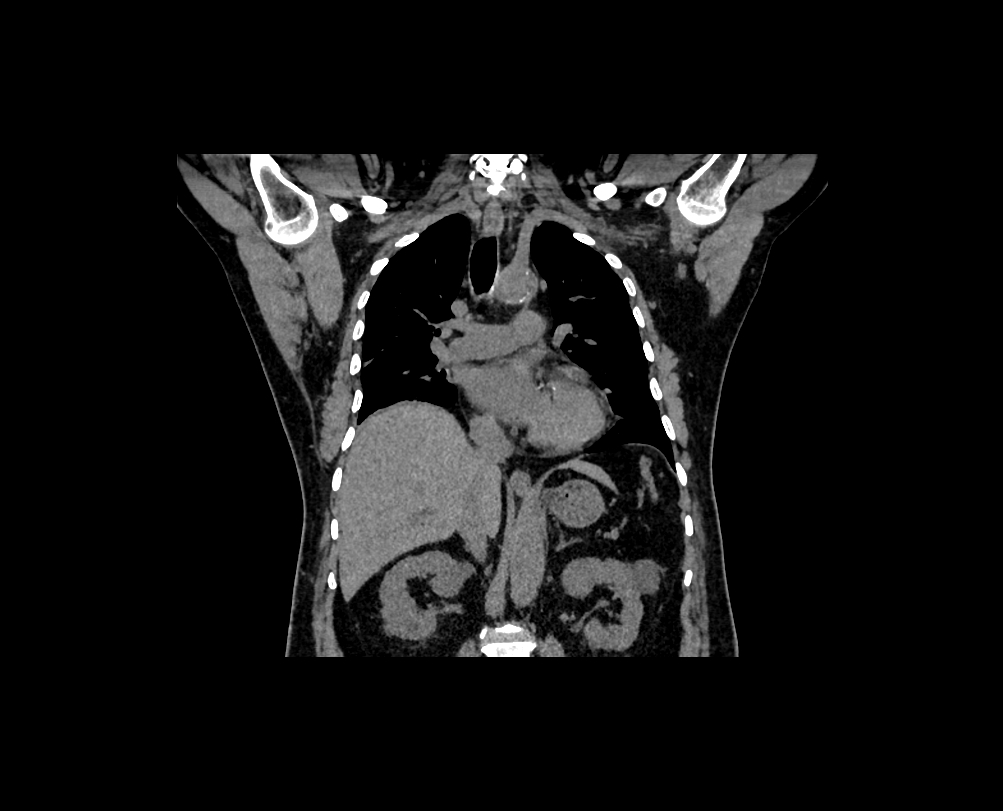
#> input picture data/CT-KIDNEY-DATASET-Normal-Cyst-Tumor-Stone/CT-KIDNEY-DATASET-Normal-Cyst-Tumor-Stone/CT-KIDNEY-DATASET-Normal-Cyst-Tumor-Stone/Cyst/Cyst- (2523).jpg, 1003 x 811 px, given in place of Normal, which was not available
$ python eda.py
#> lines starting #> are read from the running program, lines starting #| are printed output that depends on the picture
import pandas as pd
import matplotlib.pyplot as plt
import seaborn as sns
import os
from PIL import Image
import random
from sklearn.model_selection import train_test_split

# --- Configuration ---
# Make sure this path points to your dataset, just like in the training script
DATASET_PATH = os.path.join("data", "CT-KIDNEY-DATASET-Normal-Cyst-Tumor-Stone", "CT-KIDNEY-DATASET-Normal-Cyst-Tumor-Stone")

def create_dataframe(dataset_path):
    """Creates a pandas DataFrame of image paths and labels."""
    all_images = []
    all_labels = []

    for class_name in os.listdir(dataset_path):
        class_path = os.path.join(dataset_path, class_name)
        if os.path.isdir(class_path):
            for img_name in os.listdir(class_path):
                img_path = os.path.join(class_path, img_name)
                all_images.append(img_path)
                all_labels.append(class_name)

    return pd.DataFrame({"image": all_images, "label": all_labels})

def show_sample_images(df):
    """Displays one random sample image from each class."""
    print("[INFO] Displaying sample images from each class...")
    plt.figure(figsize=(15, 5))

    # Find the unique classes and get one sample from each
    unique_labels = df['label'].unique()
    for i, label in enumerate(unique_labels):
        sample_df = df[df['label'] == label].sample(1)
        image_path = sample_df['image'].iloc[0]
        image = Image.open(image_path)
#> image is the input picture: PIL image 1003x811 RGB; min 0, max 255, mean 21.4

        plt.subplot(1, len(unique_labels), i + 1)
        plt.imshow(image, cmap='gray')
        plt.title(f"Class: {label}")
        plt.axis('off')

    plt.suptitle("Sample Images from Each Class", fontsize=16)
    plt.tight_layout(rect=[0, 0.03, 1, 0.95])
    plt.show()

def plot_class_distribution(df, title):
    """Plots the class distribution of the entire dataset using a bar chart."""
    print(f"[INFO] Plotting: {title}")
    plt.figure(figsize=(10, 6))
    sns.countplot(x='label', data=df, order=df['label'].value_counts().index, palette='viridis')
    plt.title(title, fontsize=16)
    plt.xlabel("Class", fontsize=12)
    plt.ylabel("Number of Images", fontsize=12)
    plt.xticks(rotation=0)
    plt.show()
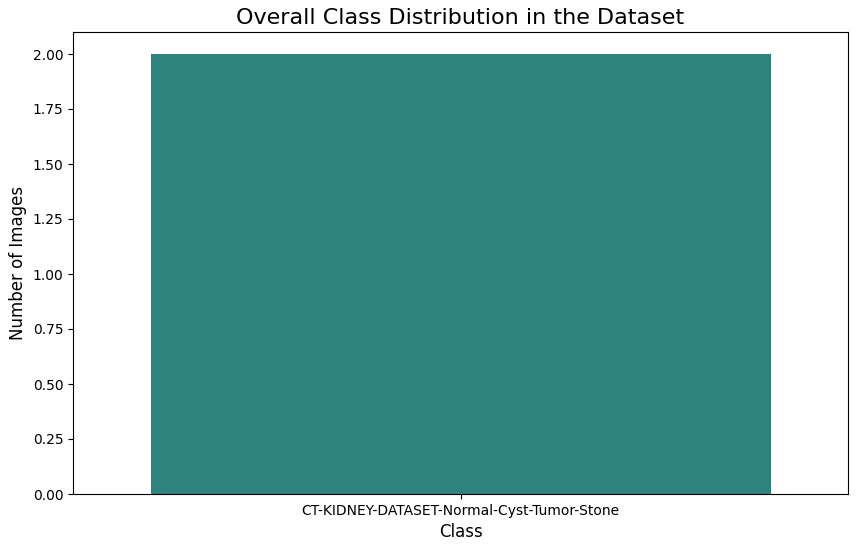
#> figure drawn by matplotlib, 1 panel


if __name__ == "__main__":
    # 1. Create the DataFrame from your dataset folder
    if not os.path.exists(DATASET_PATH):
        print(f"[ERROR] Dataset not found at '{DATASET_PATH}'. Please check the path.")
    else:
        main_df = create_dataframe(DATASET_PATH)
        print("Dataset Information:")
        print(main_df.info())
        print("\nValue Counts:")
        print(main_df['label'].value_counts())

        # 2. Show a random sample image from each class
        show_sample_images(main_df)

        # 3. Plot the overall class distribution
        plot_class_distribution(main_df, "Overall Class Distribution in the Dataset")

$ run again, on data/CT-KIDNEY-DATASET-Normal-Cyst-Tumor-Stone/CT-KIDNEY-DATASET-Normal-Cyst-Tumor-Stone/CT-KIDNEY-DATASET-Normal-Cyst-Tumor-Stone/Normal/Normal- (1907).jpg
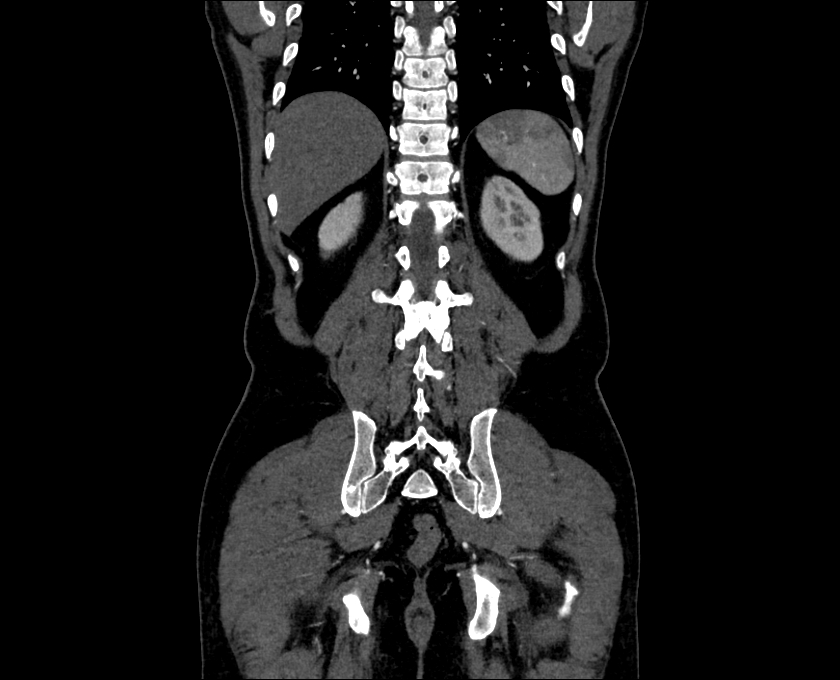
#> input picture data/CT-KIDNEY-DATASET-Normal-Cyst-Tumor-Stone/CT-KIDNEY-DATASET-Normal-Cyst-Tumor-Stone/CT-KIDNEY-DATASET-Normal-Cyst-Tumor-Stone/Normal/Normal- (1907).jpg, 840 x 680 px, given in place of Stone, which was not available
#> in show_sample_images, image is the input picture: PIL image 840x680 RGB; min 0, max 255, mean 30.4
#> in plot_class_distribution, `plt.show()`:
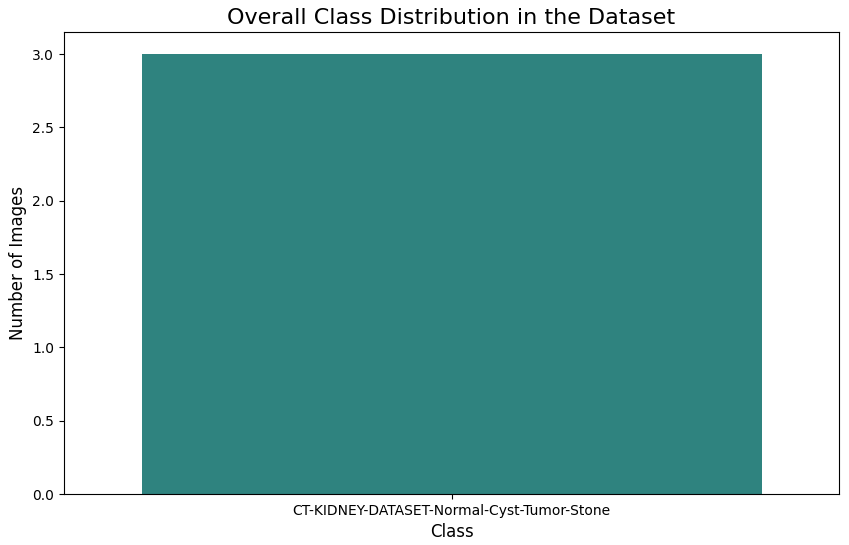
#> figure drawn by matplotlib, 1 panel

$ run again, on data/CT-KIDNEY-DATASET-Normal-Cyst-Tumor-Stone/CT-KIDNEY-DATASET-Normal-Cyst-Tumor-Stone/CT-KIDNEY-DATASET-Normal-Cyst-Tumor-Stone/Normal/Normal- (2177).jpg
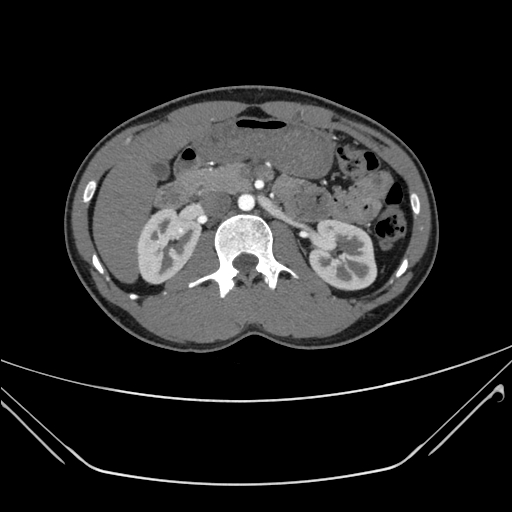
#> input picture data/CT-KIDNEY-DATASET-Normal-Cyst-Tumor-Stone/CT-KIDNEY-DATASET-Normal-Cyst-Tumor-Stone/CT-KIDNEY-DATASET-Normal-Cyst-Tumor-Stone/Normal/Normal- (2177).jpg, 512 x 512 px, given in place of Stone, which was not available
#> in show_sample_images, image is the input picture: PIL image 512x512 RGB; min 0, max 255, mean 35.9
#> in plot_class_distribution, `plt.show()`:
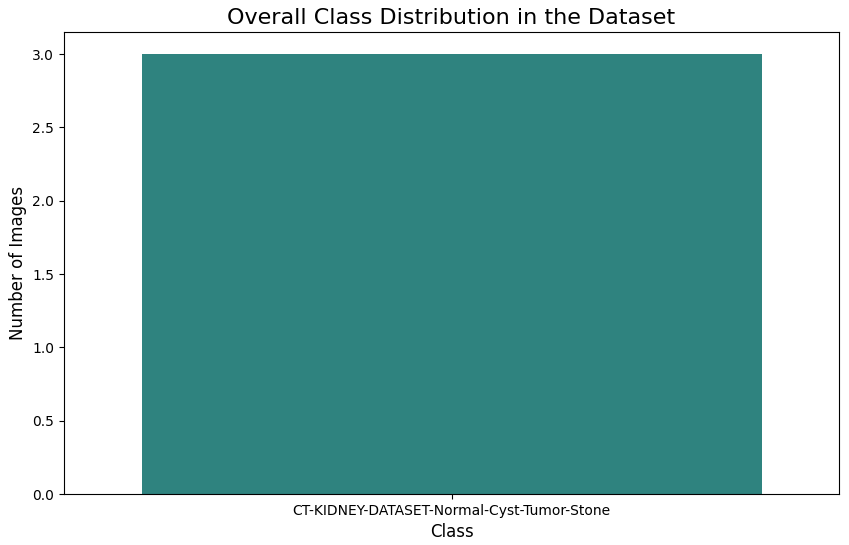
#> figure drawn by matplotlib, 1 panel

$ run again, on data/CT-KIDNEY-DATASET-Normal-Cyst-Tumor-Stone/CT-KIDNEY-DATASET-Normal-Cyst-Tumor-Stone/CT-KIDNEY-DATASET-Normal-Cyst-Tumor-Stone/Stone/Stone- (1044).jpg
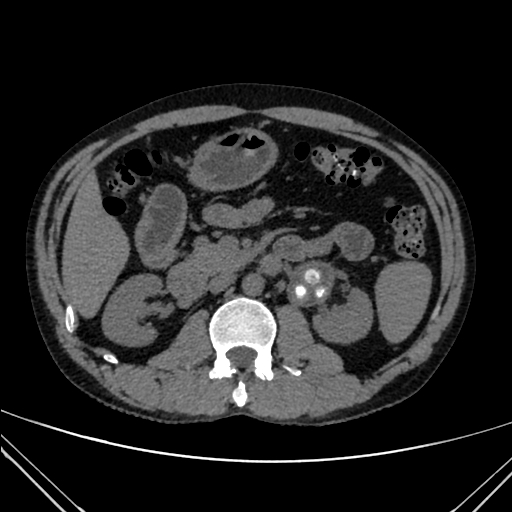
#> input picture data/CT-KIDNEY-DATASET-Normal-Cyst-Tumor-Stone/CT-KIDNEY-DATASET-Normal-Cyst-Tumor-Stone/CT-KIDNEY-DATASET-Normal-Cyst-Tumor-Stone/Stone/Stone- (1044).jpg, 512 x 512 px, given in place of Stone, which was not available
#> in show_sample_images, image is the input picture: PIL image 512x512 RGB; min 0, max 255, mean 38
#> in plot_class_distribution, `plt.show()`:
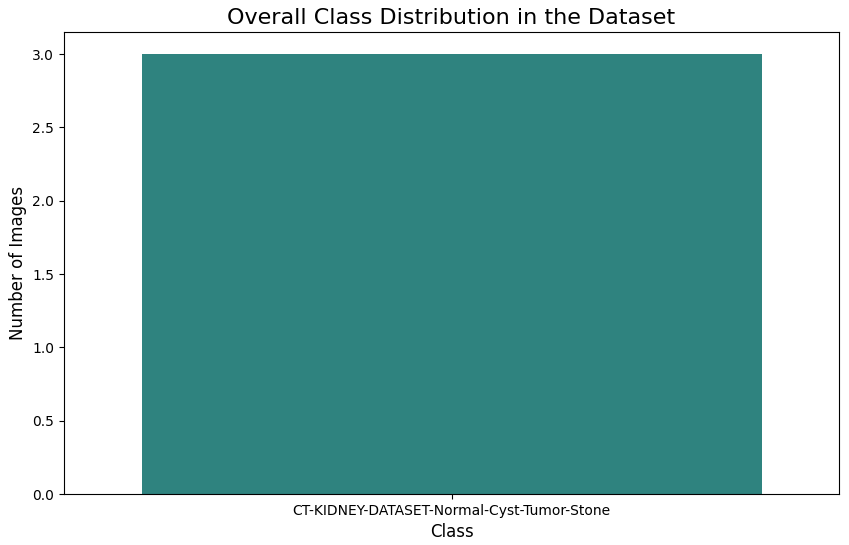
#> figure drawn by matplotlib, 1 panel
